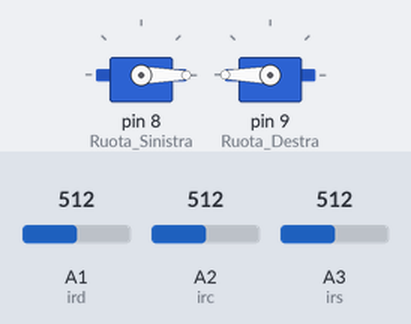
Bench run of a sketch on a simulated Arduino Uno, built with avr-gcc and run on an emulated ATmega328P. On the bench: 2 × servo. The inputs (shaded band) are chosen by the test bench; at power-on: A1 (ird) = 512, A2 (irc) = 512, A3 (irs) = 512. Random numbers use the default seed unless the sketch sets one.

Above: at 9.9 s.
10.0 s: A1 (ird) set to 275
11.5 s: A1 (ird) set to 242
At 11.8 s:
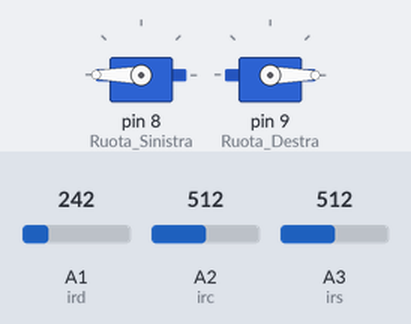
14.5 s: A1 (ird) set to 306
At 16.4 s:
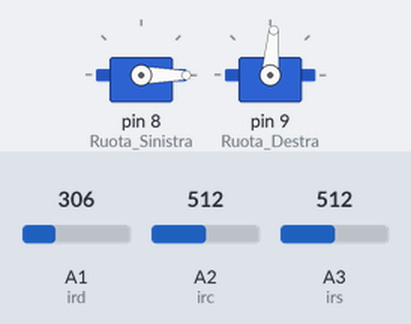
17.5 s: A1 (ird) set to 122
At 19.9 s:
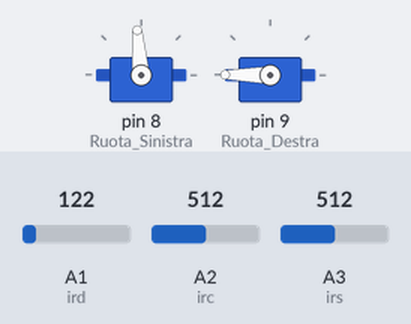
Timing chart, 0 to 21.5 s (numbered marks = the images above; inputs shaded):
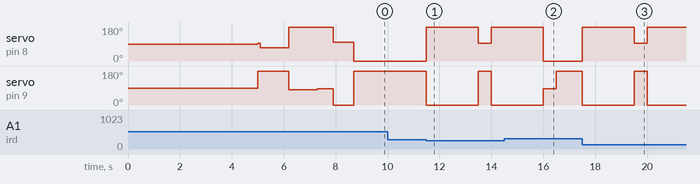

The sketch:

Congo.ino
```cpp
/*
digitalWrite() invia bool elettrico
pinMode() imposta il pin
pulseIn() timer impulsi da low ad high vice versa
*/


//LINE FOLLOWER
#include <Servo.h>
#include <PID_v1.h>


//pid

#define PIN_INPUT 0
#define PIN_OUTPUT 3
double Setpoint, Input, Output;
//Specify the links and initial tuning parameters
double Kp = 2, Ki = 5, Kd = 1;
PID myPID(&Input, &Output, &Setpoint, Kp, Ki, Kd, DIRECT);


// Valori Infrarossi
#define BIANCO 260
int irs = A3;
int irc = A2;
int ird = A1;


// Direzioni Servo
#define Fermo 90
#define Sinistra_Avanti 0
#define Sinistra_Dietro 180
#define Destra_Avanti 180
#define Destra_Dietro 0


#define trigPinDestra 1
#define echoPinDestra 1
#define trigPinSinistra 2
#define echoPinSinistra 2
#define trigPinCentro 3
#define echoPinCentro 3
/*
  #define Fermo 90
  #define Sinistra_Avanti 60
  #define Sinistra_Dietro 120
  #define Destra_Avanti 120
  #define Destra_Dietro 0*/

int STATO = 0;
int STATO2;
int STATO3 = 0;
int Valore_Destra = 0;
int Valore_Sinistra = 0;
int Valore_Avanti = 0;
bool In_Range_Destra;
bool In_Range_Avanti;
bool In_Range_Sinistra;
bool Bianco_Destra;
bool Bianco_Avanti;
bool Bianco_Sinistra;


class Sensor   /* Sensore ultrasuoni*/
{
  private:
    int Pin_Trig;
    int Pin_Echo;


  public:

    //ULTRASUONI
    Sensor(int pintrig, int pinecho)    //costruttore
    {
      SetPin(pintrig, pinecho);
      pinMode(pintrig, OUTPUT);   //imposto in output, manda mex
      pinMode(pinecho, INPUT);    //imposto in input, riceve signal
    }


    /*
    procedura setta pin ultrasuoni
    */
    void SetPin(int pintrig, int pinecho)
    {
      Pin_Trig = pintrig;
      Pin_Echo = pinecho;
    }


    //Funzione ritorna distanza tra ultra-ostacolo int64
    long GetDistance()
    {
      digitalWrite(Pin_Trig, LOW);
      delayMicroseconds(150);
      digitalWrite(Pin_Trig, HIGH);
      delayMicroseconds(150);
      digitalWrite(Pin_Trig, LOW);
      float  duration = pulseIn(Pin_Echo, HIGH);  //rileva tempo al rilevamento ostacolo
      float distance_m = (duration / 2) / 343.4;
      float distance_cm = distance_m / 10; //
      return distance_cm;

    }


    //
    bool ControlloAvversario()
    {
      if (GetDistance() < 78)
        return true;
      else
        return false;
    }
};


/* Inizializzazione classi servo */
Servo Ruota_Destra;
Servo Ruota_Sinistra;

void stopWheels() {
  Ruota_Sinistra.write(Fermo);
  Ruota_Destra.write(Fermo);
}

void goForwards() {
  Ruota_Sinistra.write(Sinistra_Avanti);
  Ruota_Destra.write(Destra_Avanti);
}


void goBackwards() {
  Ruota_Sinistra.write(Sinistra_Dietro);
  Ruota_Destra.write(Destra_Dietro);
}

void VAI_SINISTRA(int quanto) {
  int gradazione;
  Ruota_Destra.write(Destra_Avanti);
  switch (quanto) {
    case 1:
      gradazione = 60;
      break;
    case 2:
      gradazione = 65;
      break;
    case 3:
      gradazione = 70;
      break;
    case 4:
      gradazione = 80;
      break;
    case 5:
      gradazione = 95;
      break;
  }
  //gradazione -= 90;
  Ruota_Sinistra.write(gradazione);
}


void VAI_DESTRA(int quanto) {
  int gradazione;
  Ruota_Sinistra.write(Sinistra_Avanti);
  switch (quanto) {
    case 1:
      gradazione = 130;
      break;
    case 2:
      gradazione = 120;
      break;
    case 3:
      gradazione = 115;
      break;
    case 4:
      gradazione = 105;
      break;
    case 5:
      gradazione = 85;
      break;
  }
  Ruota_Destra.write(gradazione); /* Destra da 90 a 180 */
}


void INDIETRO_DESTRA(int quanto) {
  int gradazione;
  Ruota_Sinistra.write(Sinistra_Dietro);
  switch (quanto) {
    case 1:
      gradazione = 60;
      break;
    case 2:
      gradazione = 70;
      break;
    case 3:
      gradazione = 80;
      break;
    case 4:
      gradazione = 85;
      break;
    case 5:
      gradazione = 95;
      break;
  }
  Ruota_Destra.write(gradazione); /* Destra da 90 a 180 */
}


void INDIETRO_SINISTRA(int quanto)
{
  int gradazione;
  Ruota_Destra.write(Destra_Dietro);
  switch (quanto) {
    case 1:
      gradazione = 120;
      break;
    case 2:
      gradazione = 110;
      break;
    case 3:
      gradazione = 100;
      break;
    case 4:
      gradazione = 95;
      break;
    case 5:
      gradazione = 85;
      break;
  }
  Ruota_Sinistra.write(gradazione); /* Destra da 90 a 180 */
}


void Intro()
{
  VAI_SINISTRA(5);    //direzione impercettibile        //la chiave sta nell' intro
  delay(100);
  VAI_SINISTRA(3);    //tendente a sx
  delay(1100);
  INDIETRO_DESTRA(3); //indietro lento destra
  delay(1100);
  INDIETRO_DESTRA(4);     //indietro dx lesto
  delay(600);
  INDIETRO_SINISTRA(3);    //indietro sx
  delay(800);
  stopWheels();

}
//Sensor* DESTRA = new Sensor(3, 6);
//Sensor* FRONTE = new Sensor(12, 13);
//Sensor* SINISTRA = new Sensor(10, 11);
void fuga() {

  goForwards();
  //delay(300);
  if (analogRead(irs) < BIANCO) {
    Bianco_Sinistra = HIGH;
    // delay(50);
  }
  else {
    Bianco_Sinistra = LOW;
    //  delay(50);
  }
  if (analogRead(irc) < BIANCO) {
    Bianco_Avanti = HIGH;
    // delay(50);
  }
  else {
    Bianco_Avanti = LOW;
    //  delay(50);
  }
  if (analogRead(ird) < BIANCO) {
    Bianco_Destra = HIGH;
    // delay(50);
  }
  else {
    Bianco_Destra = LOW;
  }
 // if (FRONTE->ControlloAvversario()) {
  //  delay(100);
 // }
  if (Bianco_Destra || Bianco_Avanti || Bianco_Sinistra) {
    goBackwards();
    delay(2000);
    int randomic = random(2999);
    if (random(50) % 2) {
      VAI_SINISTRA(5);
      delay(500);
    }
    else {
      VAI_DESTRA(5);
      delay(500);
    }
  }

}


void setup() {
  // put your setup code here, to run once:
  randomSeed(2340234);
  Serial.begin(9600);
  Ruota_Sinistra.attach(8); //TODO: Controllare i pin dei servo
  Ruota_Destra.attach(9); //TODO: Controllare i pin dei servo

  delay(5000);
  Intro();
}

void loop() {
  fuga();
}
```

Measured:
- the behaviour switches between 260 and 259 on A1 (ird) (found by bisection; images 0 and 1)
- after the input at 10.0 s, every drawn part: stays the same
- after the input at 11.5 s, servo on pin 8 (Ruota_Sinistra): 0° → 180° at once, → 95° 2.0 s later, → 180° 0.50 s later; servo on pin 9 (Ruota_Destra): 180° → 0° at once, → 180° 2.0 s later, → 0° 0.50 s later
- after the input at 17.5 s, servo on pin 8 (Ruota_Sinistra): 0° → 180° at once, → 95° 2.0 s later, → 180° 0.50 s later; servo on pin 9 (Ruota_Destra): 180° → 0° at once, → 180° 2.0 s later, → 0° 0.50 s later
